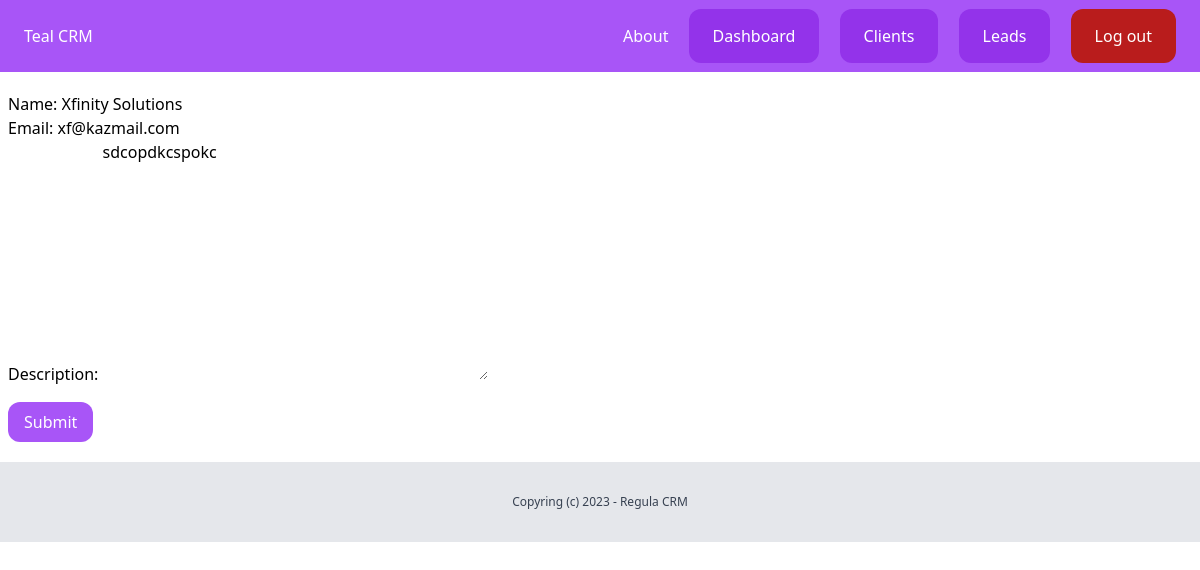
Before: /clients/2/edit/ (signed in) with the older database file.
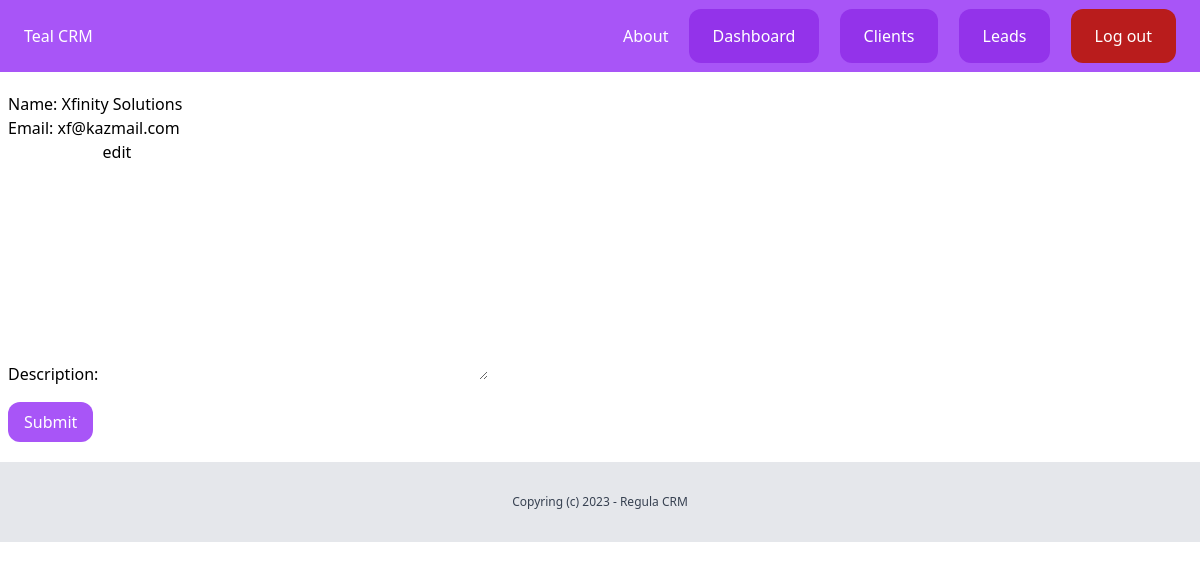
After: the same page with the newer database file.
### client/models.py (models this page shows, shortened)
class Client(models.Model):
    name=models.CharField(max_length=255)
    email=models.EmailField()
    description=models.TextField(blank=True, null=True)
    create_by=models.ForeignKey(User, related_name='clients', on_delete=models.CASCADE)
    create_at=models.DateTimeField(auto_now_add=True)

### client/views.py (the view)
# urls.py: path("<int:pk>/edit/", views.clients_edit, name='clients_edit'),
@login_required
def clients_edit(request, pk):
    client=get_object_or_404(Client, create_by=request.user, pk=pk)
    if request.method=="POST":
        form=AddClientForm(request.POST, instance=client)
        if form.is_valid():
            form.save()
            messages.success(request, "Client was changed successfuly")
            return redirect('clients_list')
    else:
        form=AddClientForm(instance=client)
    return render(request, 'client/clients_edit.html',{
        'form':form
    })

### client/forms.py
class AddClientForm(forms.ModelForm):
    class Meta:
        model=Client
        fields=("name", "email", "description")

### client/templates/client/clients_edit.html (shortened to what this page needs)
{%extends 'core/base.html'%}
{%block content%}
<div class="px-2 py-5">
  <form method="POST" action=".">
       {{form.as_p}}
    <button class=" mt-4 px-4 py-2 bg-purple-500 rounded-xl text-white" >Submit</button>
  </form>
</div>
{%endblock%}

Changed rows visible on the page:
changed Client "Xfinity Solutions": description "sdcopdkcspokc" → "edit"
